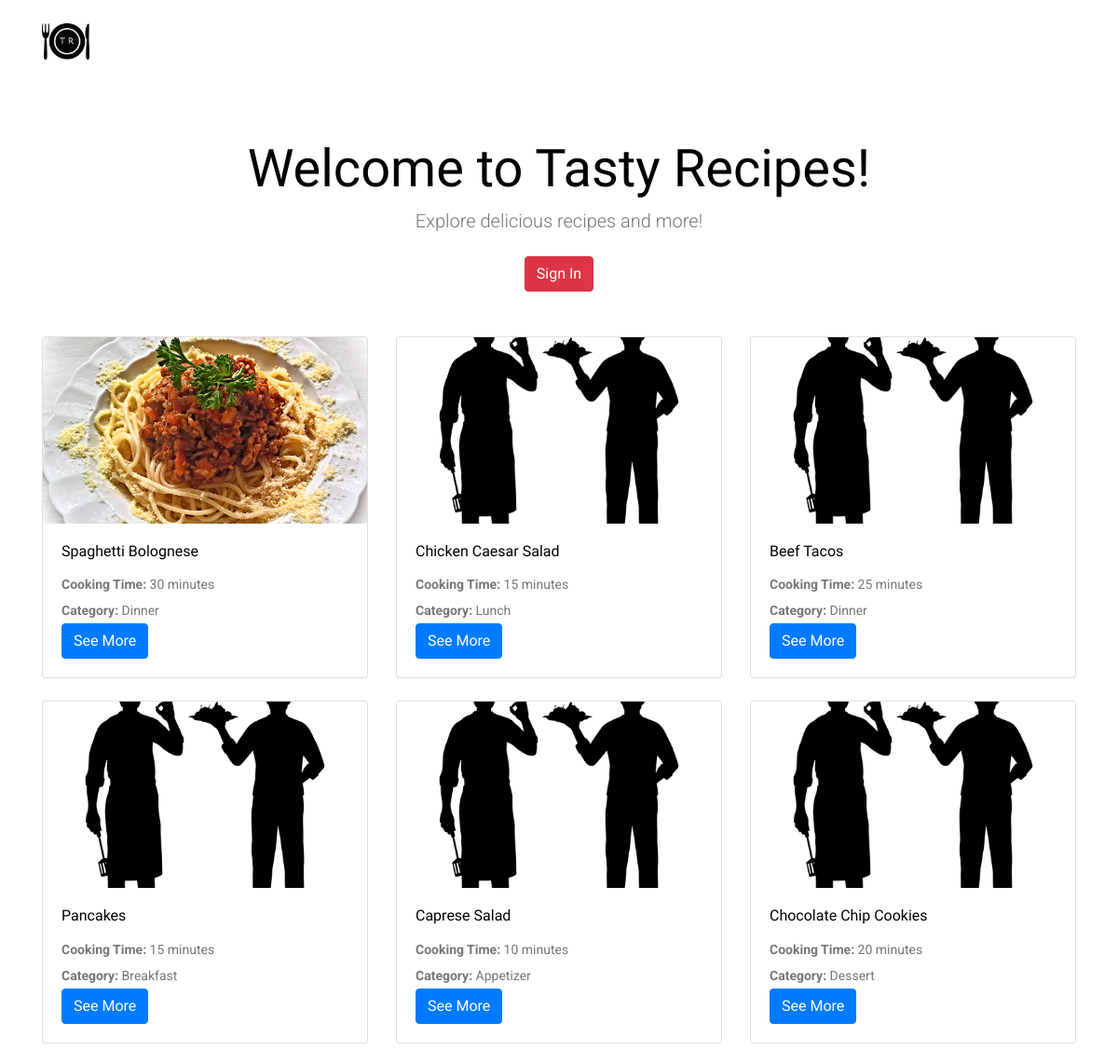
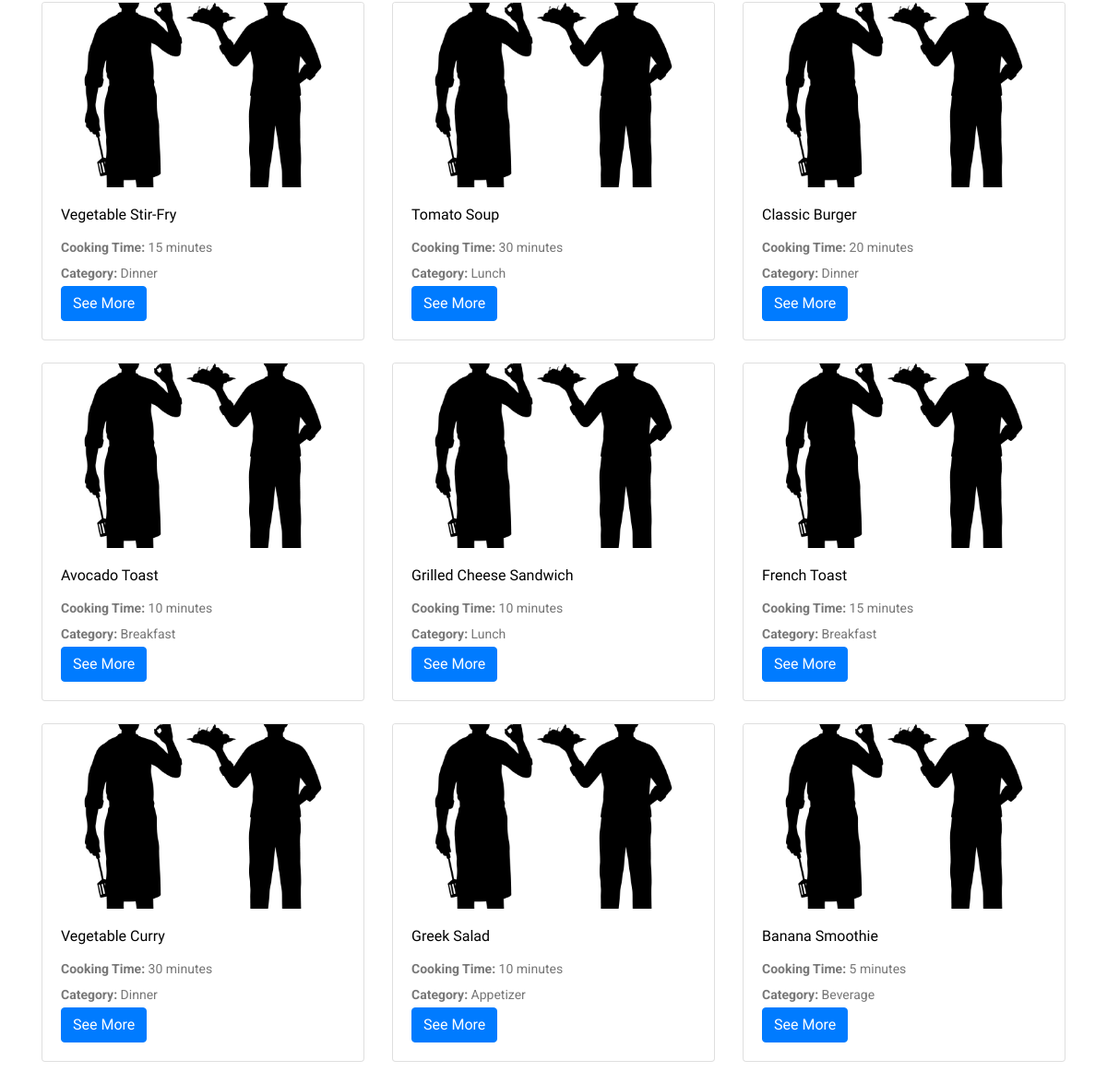
The page / on the database its author committed (2 pictures, top to bottom).
### tables this page shows
CREATE TABLE `recipes` (
  `recipe_ID` int(255) UNSIGNED NOT NULL,
  `user_ID` int(255) UNSIGNED NOT NULL,
  `title` varchar(32) NOT NULL,
  `image` varchar(1000) NOT NULL,
  `ingredients` varchar(700) NOT NULL,
  `instructions` varchar(700) NOT NULL,
  `cooking_time` varchar(12) NOT NULL,
  `category` varchar(32) DEFAULT NULL
);

### Auth/auth.php (called while the page is built, shortened)
<?php
function isLoggedIn(){
    return isset($_SESSION['email']);
}
?>

### index.php (the view, shortened to what this page needs)
<?php
require_once('Auth/auth.php');
require_once('Auth/db.php');
try {
    $stmt = $db->query("SELECT * FROM recipes");
    $recipes = $stmt->fetchAll(PDO::FETCH_ASSOC);
} catch (PDOException $e) {
    echo "Error fetching recipes: " . htmlspecialchars($e->getMessage());
    exit;
}
?>
<!doctype html>
<html class="no-js" lang="en">
<head>
    <link rel="stylesheet" href="./css/bootstrap.min.css">
    <link rel="stylesheet" href="./css/font-awesome.min.css">
    <link rel="stylesheet" href="./css/style.css">
</head>
<body>
    <header>
        <div class="header-area">
            <div id="sticky-header" class="main-header-area">
                <div class="container">
                    <div class="row align-items-center">
                        <div class="col-xl-3 col-lg-2">
                            <div class="logo">
                                <a href="index.php">
                                   <img src="./img/logo.png" alt="Logo" style="max-width: 20%; height: auto; display: inline-block;">
                                </a>
                            </div>
                        </div>
                        <div class="col-xl-6 col-lg-7 text-center">
                        </div>
                        <div class="col-xl-3 col-lg-3 d-none d-lg-block">
                        </div>
                    </div>
                </div>
            </div>
        </div>
    </header>
    <div class="container mt-5">
        <?php
        if (isLoggedIn()) {
            ?>
            <div class="row justify-content-center">
                <div class="col-md-8 text-center">
                    <h1 class="display-4">Welcome to Tasty Recipes!</h1>
                    <p class="lead">Explore delicious recipes and more!</p>
                    <a href="./Auth/signout.php" class="btn btn-danger mt-4">Sign Out</a>
                    <a href="recipe/create.php" class="btn btn-danger mt-4">Create New Recipe</a>
                    <a href="cookbook.php" class="btn btn-danger mt-4">View Cookbook</a>
                </div>
            </div>
            <?php
        } else {
            ?>
            <div class="row justify-content-center">
                <div class="col-md-8 text-center">
                    <h1 class="display-4">Welcome to Tasty Recipes!</h1>
                    <p class="lead">Explore delicious recipes and more!</p>
                    <a href="./Auth/index.php" class="btn btn-danger mt-4">Sign In</a>
                </div>
            </div>
            <?php
        }
        ?>
        <div class="row mt-5">
            <?php foreach ($recipes as $recipe): ?>
                <div class="col-md-4">
                    <div class="card mb-4">
                    <img class="card-img-top" src="./img/<?php echo !empty($recipe['image']) && file_exists('./img/' . $recipe['image']) ? $recipe['image'] : 'placeholder.png'; ?>" alt="<?php echo htmlspecialchars($recipe['title']); ?>">
                        <div class="card-body">
                            <h5 class="card-title"><?php echo htmlspecialchars($recipe['title']); ?></h5>
                            <p class="card-text">
                                <strong>Cooking Time:</strong> <?php echo htmlspecialchars($recipe['cooking_time']); ?><br>
                                <strong>Category:</strong> <?php echo htmlspecialchars($recipe['category']); ?>
                            </p>
                            <a href="recipe/detail.php?id=<?php echo $recipe['recipe_ID']; ?>" class="btn btn-primary">See More</a>
                        </div>
                    </div>
                </div>
            <?php endforeach; ?>
        </div>
    </div>
</body>
</html>

### index.php (style rules this page uses)
h1 { margin-top: 100px; }

### rows shown on the page
recipes: image (picture), title "Spaghetti Bolognese", cooking_time "30 minutes", category "Dinner"
recipes: title "Chicken Caesar Salad", cooking_time "15 minutes", category "Lunch"
recipes: title "Beef Tacos", cooking_time "25 minutes", category "Dinner"
recipes: title "Pancakes", cooking_time "15 minutes", category "Breakfast"
recipes: title "Caprese Salad", cooking_time "10 minutes", category "Appetizer"
recipes: title "Chocolate Chip Cookies", cooking_time "20 minutes", category "Dessert"
recipes: title "Vegetable Stir-Fry", cooking_time "15 minutes", category "Dinner"
recipes: title "Tomato Soup", cooking_time "30 minutes", category "Lunch"
recipes: title "Classic Burger", cooking_time "20 minutes", category "Dinner"
recipes: title "Avocado Toast", cooking_time "10 minutes", category "Breakfast"
recipes: title "Grilled Cheese Sandwich", cooking_time "10 minutes", category "Lunch"
recipes: title "French Toast", cooking_time "15 minutes", category "Breakfast"
recipes: title "Vegetable Curry", cooking_time "30 minutes", category "Dinner"
recipes: title "Greek Salad", cooking_time "10 minutes", category "Appetizer"
recipes: title "Banana Smoothie", cooking_time "5 minutes", category "Beverage"
